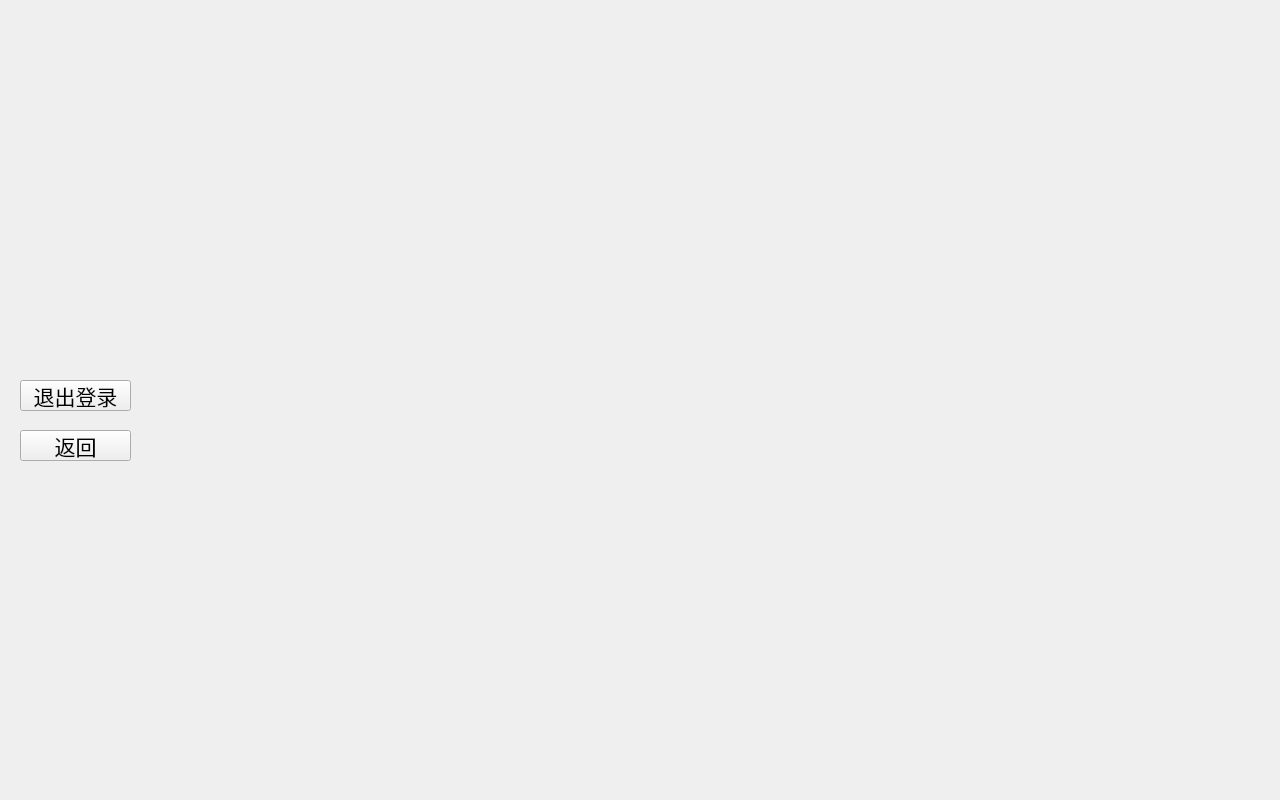
<?xml version="1.0" encoding="UTF-8"?>
<ui version="4.0">
 <class>usercenter</class>
 <widget class="QWidget" name="usercenter">
  <property name="geometry">
   <rect>
    <x>0</x>
    <y>0</y>
    <width>1280</width>
    <height>800</height>
   </rect>
  </property>
  <property name="minimumSize">
   <size>
    <width>100</width>
    <height>50</height>
   </size>
  </property>
  <property name="maximumSize">
   <size>
    <width>16777215</width>
    <height>16777215</height>
   </size>
  </property>
  <property name="font">
   <font>
    <pointsize>16</pointsize>
   </font>
  </property>
  <property name="windowTitle">
   <string>Form</string>
  </property>
  <widget class="QPushButton" name="return_2">
   <property name="geometry">
    <rect>
     <x>20</x>
     <y>430</y>
     <width>111</width>
     <height>31</height>
    </rect>
   </property>
   <property name="text">
    <string>返回</string>
   </property>
  </widget>
  <widget class="QPushButton" name="returnto1">
   <property name="geometry">
    <rect>
     <x>20</x>
     <y>380</y>
     <width>111</width>
     <height>31</height>
    </rect>
   </property>
   <property name="text">
    <string>退出登录</string>
   </property>
  </widget>
 </widget>
 <resources/>
 <connections/>
</ui>
